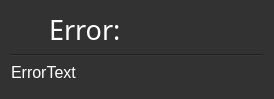
<?xml version="1.0" encoding="UTF-8"?>
<ui version="4.0">
 <class>Error</class>
 <widget class="QDialog" name="Error">
  <property name="enabled">
   <bool>true</bool>
  </property>
  <property name="geometry">
   <rect>
    <x>0</x>
    <y>0</y>
    <width>274</width>
    <height>99</height>
   </rect>
  </property>
  <property name="windowTitle">
   <string>Wii Music Editor Plus</string>
  </property>
  <property name="styleSheet">
   <string notr="true">QToolTip
{
     border: 1px solid black;
     background-color: #ffa02f;
     padding: 1px;
     border-radius: 3px;
     opacity: 100;
}

QWidget
{
    color: white;
    background-color: #323232;
}

QWidget:item:hover
{
    background-color: QLinearGradient( x1: 0, y1: 0, x2: 0, y2: 1, stop: 0 #ffa02f, stop: 1 #ca0619);
    color: #000000;
}

QWidget:item:selected
{
    background-color: QLinearGradient( x1: 0, y1: 0, x2: 0, y2: 1, stop: 0 #ffa02f, stop: 1 #d7801a);
}

QMenuBar
{
	background: #242424;
}

QMenuBar::item
{
    background: transparent;
}

QMenuBar::item:selected
{
    background: transparent;
    border: 1px solid #ffaa00;
}

QMenuBar::item:pressed
{
    background: #444;
    border: 1px solid #000;
    background-color: QLinearGradient(
        x1:0, y1:0,
        x2:0, y2:1,
        stop:1 #212121,
        stop:0.4 #343434/*,
        stop:0.2 #343434,
        stop:0.1 #ffaa00*/
    );
    margin-bottom:-1px;
    padding-bottom:1px;
}

QMenu
{
    border: 1px solid #000;
}

QMenu::item
{
    padding: 2px 20px 2px 20px;
}

QMenu::item:selected
{
    color: #000000;
}

QWidget:disabled
{
    color: #404040;
    background-color: #323232;
}

QLineEdit
{
    background-color: QLinearGradient( x1: 0, y1: 0, x2: 0, y2: 1, stop: 0 #4d4d4d, stop: 0 #646464, stop: 1 #5d5d5d);
    padding: 1px;
    border-style: solid;
    border: 1px solid #1e1e1e;
    border-radius: 5;
}

QPushButton
{
    color: white;
    background-color: QLinearGradient( x1: 0, y1: 0, x2: 0, y2: 1, stop: 0 #565656, stop: 0.1 #525252, stop: 0.5 #4e4e4e, stop: 0.9 #4a4a4a, stop: 1 #464646);
    border-width: 1px;
    border-color: #1e1e1e;
    border-style: solid;
    border-radius: 6;
    padding: 3px;
    padding-left: 5px;
    padding-right: 5px;
}

QPushButton:pressed
{
    background-color: QLinearGradient( x1: 0, y1: 0, x2: 0, y2: 1, stop: 0 #2d2d2d, stop: 0.1 #2b2b2b, stop: 0.5 #292929, stop: 0.9 #282828, stop: 1 #252525);
}

QComboBox
{
    selection-background-color: #ffaa00;
    background-color: QLinearGradient( x1: 0, y1: 0, x2: 0, y2: 1, stop: 0 #565656, stop: 0.1 #525252, stop: 0.5 #4e4e4e, stop: 0.9 #4a4a4a, stop: 1 #464646);
    border-style: solid;
    border: 1px solid #1e1e1e;
    border-radius: 5;
}

QComboBox:hover,QPushButton:hover
{
    border: 2px solid QLinearGradient( x1: 0, y1: 0, x2: 0, y2: 1, stop: 0 #ffa02f, stop: 1 #d7801a);
}


QComboBox:on
{
    padding-top: 3px;
    padding-left: 4px;
    background-color: QLinearGradient( x1: 0, y1: 0, x2: 0, y2: 1, stop: 0 #2d2d2d, stop: 0.1 #2b2b2b, stop: 0.5 #292929, stop: 0.9 #282828, stop: 1 #252525);
    selection-background-color: #ffaa00;
}

QComboBox QAbstractItemView
{
    border: 2px solid darkgray;
    selection-background-color: QLinearGradient( x1: 0, y1: 0, x2: 0, y2: 1, stop: 0 #ffa02f, stop: 1 #d7801a);
}

QComboBox::drop-down
{
     subcontrol-origin: padding;
     subcontrol-position: top right;
     width: 15px;

     border-left-width: 0px;
     border-left-color: darkgray;
     border-left-style: solid; /* just a single line */
     border-top-right-radius: 3px; /* same radius as the QComboBox */
     border-bottom-right-radius: 3px;
 }

QComboBox::down-arrow
{
     image: url(:/down_arrow.png);
}

QGroupBox:focus
{
border: 2px solid QLinearGradient( x1: 0, y1: 0, x2: 0, y2: 1, stop: 0 #ffa02f, stop: 1 #d7801a);
}

QTextEdit:focus
{
    border: 2px solid QLinearGradient( x1: 0, y1: 0, x2: 0, y2: 1, stop: 0 #ffa02f, stop: 1 #d7801a);
}

QScrollBar:horizontal {
     border: 1px solid #222222;
     background: QLinearGradient( x1: 0, y1: 0, x2: 0, y2: 1, stop: 0.0 #121212, stop: 0.2 #282828, stop: 1 #484848);
     height: 7px;
     margin: 0px 16px 0 16px;
}

QScrollBar::handle:horizontal
{
      background: QLinearGradient( x1: 0, y1: 0, x2: 1, y2: 0, stop: 0 #ffa02f, stop: 0.5 #d7801a, stop: 1 #ffa02f);
      min-height: 20px;
      border-radius: 2px;
}

QScrollBar::add-line:horizontal {
      border: 1px solid #1b1b19;
      border-radius: 2px;
      background: QLinearGradient( x1: 0, y1: 0, x2: 1, y2: 0, stop: 0 #ffa02f, stop: 1 #d7801a);
      width: 14px;
      subcontrol-position: right;
      subcontrol-origin: margin;
}

QScrollBar::sub-line:horizontal {
      border: 1px solid #1b1b19;
      border-radius: 2px;
      background: QLinearGradient( x1: 0, y1: 0, x2: 1, y2: 0, stop: 0 #ffa02f, stop: 1 #d7801a);
      width: 14px;
     subcontrol-position: left;
     subcontrol-origin: margin;
}

QAbstractItemView
{
    background-color: #121212;
}

QScrollBar::right-arrow:horizontal, QScrollBar::left-arrow:horizontal
{
      border: 1px solid black;
      width: 1px;
      height: 1px;
      background: white;
}

QScrollBar::add-page:horizontal, QScrollBar::sub-page:horizontal
{
      background: none;
}

QScrollBar:vertical
{
      background: QLinearGradient( x1: 0, y1: 0, x2: 1, y2: 0, stop: 0.0 #121212, stop: 0.2 #282828, stop: 1 #484848);
      width: 7px;
      margin: 16px 0 16px 0;
      border: 1px solid #222222;
}

QScrollBar::handle:vertical
{
      background: QLinearGradient( x1: 0, y1: 0, x2: 0, y2: 1, stop: 0 #ffa02f, stop: 0.5 #d7801a, stop: 1 #ffa02f);
      min-height: 20px;
      border-radius: 2px;
}

QScrollBar::add-line:vertical
{
      border: 1px solid #1b1b19;
      border-radius: 2px;
      background: QLinearGradient( x1: 0, y1: 0, x2: 0, y2: 1, stop: 0 #ffa02f, stop: 1 #d7801a);
      height: 14px;
      subcontrol-position: bottom;
      subcontrol-origin: margin;
}

QScrollBar::sub-line:vertical
{
      border: 1px solid #1b1b19;
      border-radius: 2px;
      background: QLinearGradient( x1: 0, y1: 0, x2: 0, y2: 1, stop: 0 #d7801a, stop: 1 #ffa02f);
      height: 14px;
      subcontrol-position: top;
      subcontrol-origin: margin;
}

QScrollBar::up-arrow:vertical, QScrollBar::down-arrow:vertical
{
      border: 1px solid black;
      width: 1px;
      height: 1px;
      background: white;
}


QScrollBar::add-page:vertical, QScrollBar::sub-page:vertical
{
      background: none;
}

QTextEdit
{
    background-color: #242424;
	padding-left: 1px;
}

QPlainTextEdit
{
    background-color: #242424;
}

QHeaderView::section
{
    background-color: QLinearGradient(x1:0, y1:0, x2:0, y2:1, stop:0 #616161, stop: 0.5 #505050, stop: 0.6 #434343, stop:1 #656565);
    color: white;
    padding-left: 4px;
    border: 1px solid #6c6c6c;
}

QCheckBox:disabled
{
color: #414141;
}

QDockWidget::title
{
    text-align: center;
    spacing: 3px; /* spacing between items in the tool bar */
    background-color: QLinearGradient(x1:0, y1:0, x2:0, y2:1, stop:0 #323232, stop: 0.5 #242424, stop:1 #323232);
}

QDockWidget::close-button, QDockWidget::float-button
{
    text-align: center;
    spacing: 1px; /* spacing between items in the tool bar */
    background-color: QLinearGradient(x1:0, y1:0, x2:0, y2:1, stop:0 #323232, stop: 0.5 #242424, stop:1 #323232);
}

QDockWidget::close-button:hover, QDockWidget::float-button:hover
{
    background: #242424;
}

QDockWidget::close-button:pressed, QDockWidget::float-button:pressed
{
    padding: 1px -1px -1px 1px;
}

QMainWindow::separator
{
    background-color: QLinearGradient(x1:0, y1:0, x2:0, y2:1, stop:0 #161616, stop: 0.5 #151515, stop: 0.6 #212121, stop:1 #343434);
    color: white;
    padding-left: 4px;
    border: 1px solid #4c4c4c;
    spacing: 3px; /* spacing between items in the tool bar */
}

QMainWindow::separator:hover
{

    background-color: QLinearGradient(x1:0, y1:0, x2:0, y2:1, stop:0 #d7801a, stop:0.5 #b56c17 stop:1 #ffa02f);
    color: white;
    padding-left: 4px;
    border: 1px solid #6c6c6c;
    spacing: 3px; /* spacing between items in the tool bar */
}

QToolBar::handle
{
     spacing: 3px; /* spacing between items in the tool bar */
     background: url(:/images/handle.png);
}

QMenu::separator
{
    height: 2px;
    background-color: QLinearGradient(x1:0, y1:0, x2:0, y2:1, stop:0 #161616, stop: 0.5 #151515, stop: 0.6 #212121, stop:1 #343434);
    color: white;
    padding-left: 4px;
    margin-left: 10px;
    margin-right: 5px;
}

QProgressBar
{
    border: 2px solid grey;
    border-radius: 5px;
    text-align: center;
}

QProgressBar::chunk
{
    background-color: #d7801a;
    width: 2.15px;
    margin: 0.5px;
}

QTabBar::tab {
    color: #b1b1b1;
    border: 1px solid #444;
    border-bottom-style: none;
    background-color: #323232;
    padding-left: 10px;
    padding-right: 10px;
    padding-top: 3px;
    padding-bottom: 2px;
    margin-right: -1px;
}

QTabWidget::pane {
    border: 1px solid #444;
    top: 1px;
}

QTabBar::tab:last
{
    margin-right: 0; /* the last selected tab has nothing to overlap with on the right */
    border-top-right-radius: 3px;
}

QTabBar::tab:first:!selected
{
 margin-left: 0px; /* the last selected tab has nothing to overlap with on the right */


    border-top-left-radius: 3px;
}

QTabBar::tab:!selected
{
    color: #b1b1b1;
    border-bottom-style: solid;
    margin-top: 3px;
    background-color: QLinearGradient(x1:0, y1:0, x2:0, y2:1, stop:1 #212121, stop:.4 #343434);
}

QTabBar::tab:selected
{
    border-top-left-radius: 3px;
    border-top-right-radius: 3px;
    margin-bottom: 0px;
}

QTabBar::tab:!selected:hover
{
    /*border-top: 2px solid #ffaa00;
    padding-bottom: 3px;*/
    border-top-left-radius: 3px;
    border-top-right-radius: 3px;
    background-color: QLinearGradient(x1:0, y1:0, x2:0, y2:1, stop:1 #212121, stop:0.4 #343434, stop:0.2 #343434, stop:0.1 #ffaa00);
}

QRadioButton::indicator:checked, QRadioButton::indicator:unchecked{
    color: #b1b1b1;
    background-color: #323232;
    border: 1px solid #b1b1b1;
    border-radius: 6px;
}

QRadioButton::indicator:checked
{
    background-color: qradialgradient(
        cx: 0.5, cy: 0.5,
        fx: 0.5, fy: 0.5,
        radius: 1.0,
        stop: 0.25 #ffaa00,
        stop: 0.3 #323232
    );
}

QCheckBox::indicator{
    color: #b1b1b1;
    background-color: #323232;
    border: 1px solid #b1b1b1;
    width: 9px;
    height: 9px;
}

QRadioButton::indicator
{
    border-radius: 6px;
}

QRadioButton::indicator:hover, QCheckBox::indicator:hover
{
    border: 1px solid #ffaa00;
}

QRadioButton:disabled
{
    background-color: #404040;
}


QCheckBox::indicator:checked
{
    image:url(:/images/checkbox.png);
}

QCheckBox::indicator:disabled, QRadioButton::indicator:disabled
{
    border: 1px solid #444;
}

QWidget[error=&quot;true&quot;]
{
	border: 1px solid red;
}

QWidget[error=&quot;true&quot;]
{
	border: 1px solid red;
}</string>
  </property>
  <property name="sizeGripEnabled">
   <bool>false</bool>
  </property>
  <property name="modal">
   <bool>false</bool>
  </property>
  <layout class="QVBoxLayout" name="verticalLayout">
   <item>
    <layout class="QHBoxLayout" name="Title">
     <item>
      <widget class="QLabel" name="ErrorSymbol">
       <property name="maximumSize">
        <size>
         <width>32</width>
         <height>16777215</height>
        </size>
       </property>
       <property name="text">
        <string>&lt;html&gt;&lt;head/&gt;&lt;body&gt;&lt;p&gt;&lt;img src=&quot;:/images/images/Error.png&quot;/&gt;&lt;/p&gt;&lt;/body&gt;&lt;/html&gt;</string>
       </property>
      </widget>
     </item>
     <item>
      <widget class="QLabel" name="ErrorTitle">
       <property name="font">
        <font>
         <family>Continuum Medium</family>
         <pointsize>22</pointsize>
        </font>
       </property>
       <property name="text">
        <string>&lt;!DOCTYPE HTML PUBLIC &quot;-//W3C//DTD HTML 4.0//EN&quot; &quot;http://www.w3.org/TR/REC-html40/strict.dtd&quot;&gt;
&lt;html&gt;&lt;head&gt;&lt;meta name=&quot;qrichtext&quot; content=&quot;1&quot; /&gt;&lt;meta charset=&quot;utf-8&quot; /&gt;&lt;style type=&quot;text/css&quot;&gt;
p, li { white-space: pre-wrap; }
&lt;/style&gt;&lt;/head&gt;&lt;body style=&quot; font-family:'Continuum Medium'; font-size:22pt; font-weight:400; font-style:normal;&quot;&gt;
&lt;p style=&quot; margin-top:12px; margin-bottom:12px; margin-left:0px; margin-right:0px; -qt-block-indent:0; text-indent:0px;&quot;&gt;&lt;span style=&quot; font-family:'Segoe UI'; font-size:20pt;&quot;&gt;Error:&lt;/span&gt;&lt;/p&gt;&lt;/body&gt;&lt;/html&gt;</string>
       </property>
      </widget>
     </item>
    </layout>
   </item>
   <item>
    <widget class="Line" name="hLine">
     <property name="orientation">
      <enum>Qt::Horizontal</enum>
     </property>
    </widget>
   </item>
   <item>
    <widget class="QLabel" name="ErrorMessage">
     <property name="font">
      <font>
       <pointsize>12</pointsize>
      </font>
     </property>
     <property name="text">
      <string>ErrorText</string>
     </property>
    </widget>
   </item>
   <item>
    <spacer name="ErrorSpacer">
     <property name="orientation">
      <enum>Qt::Vertical</enum>
     </property>
     <property name="sizeHint" stdset="0">
      <size>
       <width>20</width>
       <height>40</height>
      </size>
     </property>
    </spacer>
   </item>
  </layout>
 </widget>
 <resources>
  <include location="resources.qrc"/>
 </resources>
 <connections/>
</ui>
